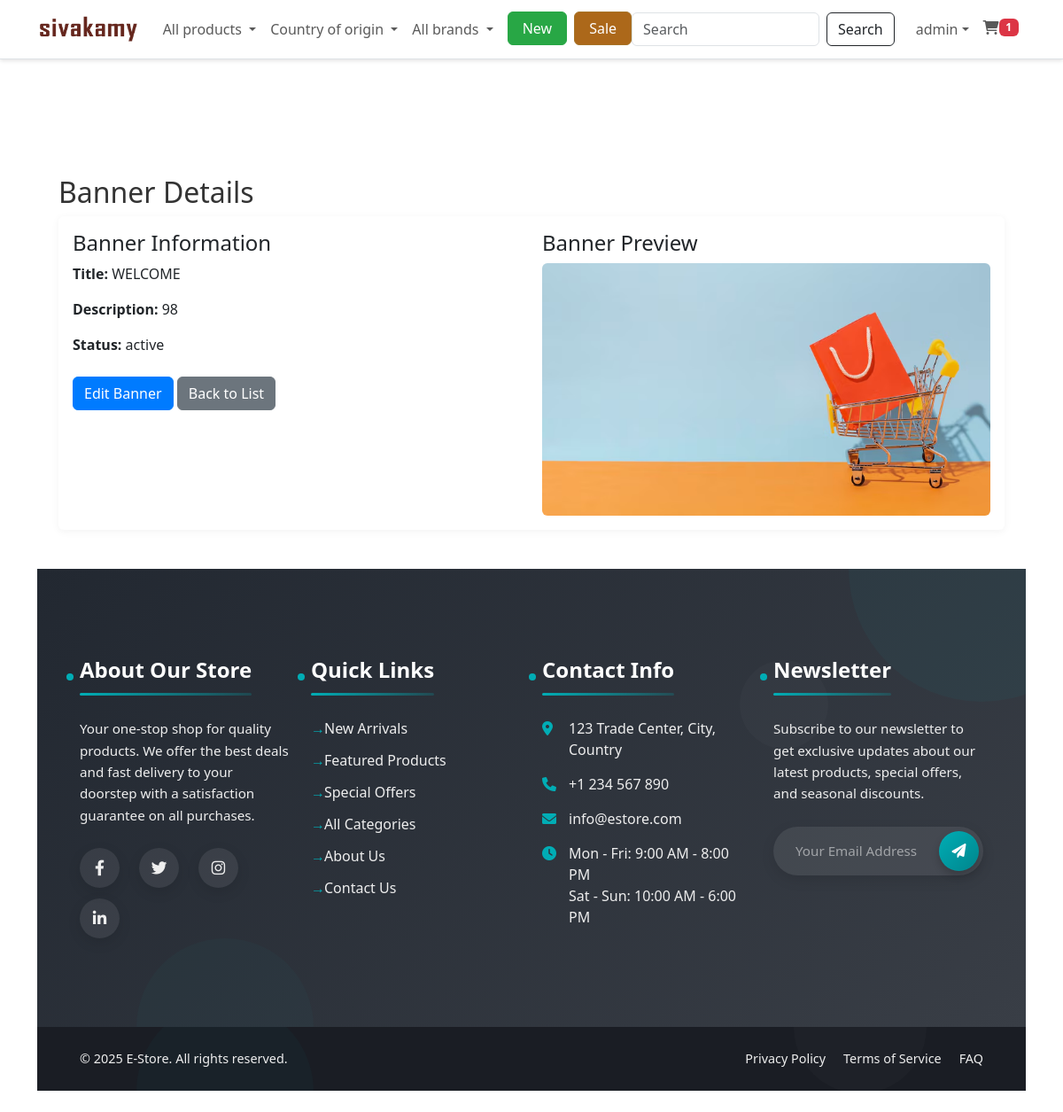
The page /?controller=banner&action=show&id=8 (signed in) on the database its author committed.
### tables this page shows
CREATE TABLE IF NOT EXISTS `settings` (
  `id` int NOT NULL AUTO_INCREMENT,
  `key` varchar(100) NOT NULL,
  `value` text,
  `group` varchar(50) DEFAULT 'general',
  `created_at` timestamp NULL DEFAULT CURRENT_TIMESTAMP,
  `updated_at` timestamp NULL DEFAULT CURRENT_TIMESTAMP ON UPDATE CURRENT_TIMESTAMP,
  PRIMARY KEY (`id`),
  UNIQUE KEY `key` (`key`)
);

CREATE TABLE IF NOT EXISTS `banners` (
  `id` int NOT NULL AUTO_INCREMENT,
  `title` varchar(255) NOT NULL,
  `description` text,
  `image_url` varchar(255) NOT NULL,
  `status` enum('active','inactive') DEFAULT 'active',
  `created_at` timestamp NULL DEFAULT CURRENT_TIMESTAMP,
  `updated_at` timestamp NULL DEFAULT CURRENT_TIMESTAMP ON UPDATE CURRENT_TIMESTAMP,
  PRIMARY KEY (`id`)
);

### config/database.php (called while the page is built, shortened)
<?php
class Database {
    private $host = DB_HOST;
    private $user = DB_USER;
    private $pass = DB_PASS;
    private $dbname = DB_NAME;
    private $conn;
    private $stmt;
    public function __construct() {
        $dsn = 'mysql:host=' . $this->host . ';dbname=' . $this->dbname;
        $options = array(
            PDO::ATTR_PERSISTENT => true,
            PDO::ATTR_ERRMODE => PDO::ERRMODE_EXCEPTION,
            PDO::ATTR_DEFAULT_FETCH_MODE => PDO::FETCH_ASSOC,
            PDO::ATTR_EMULATE_PREPARES => false
        );
        try {
            $this->conn = new PDO($dsn, $this->user, $this->pass, $options);
        } catch(PDOException $e) {
            $this->error = $e->getMessage();
        }
    }
    public function query($query) {
        $this->stmt = null;
        try {
            $this->stmt = $this->conn->prepare($query);
            return true;
        } catch(PDOException $e) {
            $this->error = $e->getMessage();
            error_log('PDO Query Error: ' . $this->error . ' - Query: ' . $query);
            throw $e;
        }
    }
    public function bind($param, $value, $type = null) {
        if(is_null($type)) {
            switch(true) {
                case is_int($value):
                    $type = PDO::PARAM_INT;
                    break;
                default:
                    $type = PDO::PARAM_STR;
            }
        }
        try {
            $result = $this->stmt->bindValue($param, $value, $type);
            return true;
        } catch(PDOException $e) {
            $this->error = $e->getMessage();
            error_log('PDO Bind Error: ' . $this->error . ' - Param: ' . $param);
            return false;
        }
    }
    public function execute() {
        try {
            return $this->stmt->execute();
        } catch(PDOException $e) {
            $this->error = $e->getMessage();
            error_log('Execute Error: ' . $this->error);
            return false;
        }
    }
    public function single() {
        try {
            if(!$this->execute()) {
                return false;
            }
            return $this->stmt->fetch();
        } catch(PDOException $e) {
            $this->error = $e->getMessage();
            error_log('Single Error: ' . $this->error);
            return false;
        }
    }
}

### app/models/Model.php (called while the page is built, shortened)
<?php
require_once ROOT_PATH . 'config/database.php';
class Model {
    public function __construct() {
        try {
            $this->db = new Database();
        } catch (Exception $e) {
            error_log('Database connection error in Model: ' . $e->getMessage());
            throw new Exception('Failed to connect to database. Please check your configuration.');
        }
    }
}

### app/models/Setting.php (called while the page is built, shortened)
<?php
class Setting extends Model {
    protected $table = 'settings';
    public function getSetting($key, $default = null) {
        $sql = "SELECT value FROM {$this->table} WHERE `key` = :key";
        if(!$this->db->query($sql)) {
            $this->lastError = $this->db->getError();
            return $default;
        }
        $this->db->bind(':key', $key);
        $result = $this->db->single();
        return $result ? $result['value'] : $default;
    }
}

### app/helpers.php (called while the page is built, shortened)
<?php
function isLoggedIn() {
    if(isset($_SESSION['user_id'])) {
        return true;
    }
}

### app/models/Cart.php (called while the page is built, shortened)
<?php
class Cart extends Model {
    protected $table = 'cart';
    public function getCartCount($userId) {
        $this->db->query("SELECT COUNT(*) as count FROM {$this->table} WHERE user_id = :user_id");
        $this->db->bind(':user_id', $userId);
        $result = $this->db->single();
        return $result['count'];
    }
}

### app/models/Banner.php (called while the page is built, shortened)
<?php
class Banner {
    private $db;
    public function __construct($db) {
        $this->db = $db;
    }
    public function getById($id) {
        $sql = "SELECT * FROM banners WHERE id = :id";
        $conn = $this->db->getConnection();
        $stmt = $conn->prepare($sql);
        $stmt->execute([':id' => $id]);
        return $stmt->fetch();
    }
}

### app/views/banner/show.php (the view)
<?php
require_once __DIR__ . '/../customer/layouts/header.php';
?>
<div class="container mt-4">
    <div class="row">
        <div class="col-md-12">
            <h2>Banner Details</h2>
            <div class="card">
                <div class="card-body">
                    <div class="row">
                        <div class="col-md-6">
                            <h4>Banner Information</h4>
                            <div class="mb-3">
                                <strong>Title:</strong> <?php echo htmlspecialchars($banner['title']); ?>
                            </div>
                            <div class="mb-3">
                                <strong>Description:</strong> <?php echo nl2br(htmlspecialchars($banner['description'])); ?>
                            </div>
                            <div class="mb-3">
                                <strong>Status:</strong> <?php echo htmlspecialchars($banner['status']); ?>
                            </div>
                            <div class="mt-4">
                                <a href="?controller=banner&action=edit&id=<?php echo $banner['id']; ?>" class="btn btn-primary">Edit Banner</a>
                                <a href="?controller=banner" class="btn btn-secondary">Back to List</a>
                            </div>
                        </div>
                        <div class="col-md-6">
                            <h4>Banner Preview</h4>
                            <div class="text-center">
                                <img src="<?php echo BASE_URL . htmlspecialchars($banner['image_url']); ?>"
                                     alt="Banner Preview"
                                     class="img-fluid rounded"
                                     style="max-height: 500px; object-fit: contain;">
                            </div>
                        </div>
                    </div>
                </div>
            </div>
        </div>
    </div>
</div>
<?php
require_once __DIR__ . '/../customer/layouts/footer.php';
?>

### app/views/customer/layouts/header.php (shortened to what this page needs)
<!DOCTYPE html>
<html lang="en">
<head>
    <link href="https://cdn.jsdelivr.net/npm/bootstrap@5.3.0-alpha1/dist/css/bootstrap.min.css" rel="stylesheet">
    <link rel="stylesheet" href="https://cdnjs.cloudflare.com/ajax/libs/font-awesome/6.0.0/css/all.min.css">
    <link rel="stylesheet" href="https://cdnjs.cloudflare.com/ajax/libs/animate.css/4.1.1/animate.min.css">
    <link rel="stylesheet" href="<?php echo BASE_URL; ?>assets/css/style.css">
</head>
<body style="background-color: #fff;" class="mobile-nav-fixed d-flex flex-column min-vh-100">
    <?php
    $settingModel = new Setting();
    $siteLogo = $settingModel->getSetting('site_logo');
    $siteName = $settingModel->getSetting('site_name') ?: 'Sivakamy';
    ?>
    <nav class="navbar navbar-expand-lg navbar-light bg-white border-bottom d-none d-md-block">
        <div class="container">
            <a class="navbar-brand fw-bold" href="<?php echo BASE_URL; ?>">
                <?php if(!empty($siteLogo) && file_exists(UPLOAD_PATH . $siteLogo)): ?>
                    <img src="<?php echo BASE_URL . 'public/uploads/' . htmlspecialchars($siteLogo); ?>" alt="<?php echo htmlspecialchars($siteName); ?>" style="max-height: 40px;">
                <?php else: ?>
                    <?php echo htmlspecialchars($siteName); ?>
                <?php endif; ?>
            </a>
            <div class="collapse navbar-collapse" id="navbarSupportedContent">
                <ul class="navbar-nav me-auto mb-2 mb-lg-0">
                    <li class="nav-item dropdown">
                        <a class="nav-link dropdown-toggle" href="#" id="categoryDropdown" role="button" data-bs-toggle="dropdown" aria-expanded="false">
                            All products
                        </a>
                    </li>
                    <li class="nav-item dropdown">
                        <a class="nav-link dropdown-toggle" href="#" id="countryDropdown" role="button" data-bs-toggle="dropdown" aria-expanded="false">
                            Country of origin
                        </a>
                    </li>
                    <li class="nav-item dropdown">
                        <a class="nav-link dropdown-toggle" href="#" id="brandDropdown" role="button" data-bs-toggle="dropdown" aria-expanded="false">
                            All brands
                        </a>
                    </li>
                    <li class="nav-item ms-2">
                        <a href="#" class="btn btn-success px-3 fw-medium" style="background-color: #28a745; border-color: #28a745;">New </a>
                    </li>
                    <li class="nav-item ms-2">
                        <a href="#" class="btn btn-success px-3 fw-medium" style="background-color:rgb(172, 104, 26); border-color:rgb(167, 116, 40);">Sale</a>
                    </li>
                </ul>
                <div class="d-lg-flex flex-column flex-lg-row align-items-start align-items-lg-center mt-3 mt-lg-0">
                    <form class="d-none d-md-flex w-100 mb-3 mb-lg-0 me-lg-2" action="<?php echo BASE_URL; ?>?controller=product&action=search" method="GET">
                        <input class="form-control me-2" type="search" name="keyword" placeholder="Search" aria-label="Search">
                        <button class="btn btn-outline-dark" type="submit">Search</button>
                    </form>
                    <ul class="navbar-nav ms-lg-2">
                        <?php if(isLoggedIn()) : ?>
                            <li class="nav-item dropdown">
                                <a class="nav-link dropdown-toggle d-flex align-items-center" href="#" id="navbarDropdown" role="button" data-bs-toggle="dropdown" aria-expanded="false">
                                    <span><?php echo $_SESSION['user_name']; ?></span>
                                </a>
                            </li>
                        <?php endif; ?>
                        <li class="nav-item">
                            <a class="nav-link d-flex align-items-center" href="<?php echo BASE_URL; ?>?controller=cart">
                                <i class="fas fa-shopping-cart"></i>
                                <?php if(isLoggedIn()) : ?>
                                    <span class="badge bg-danger cart-count">
                                        <?php
                                            $cartModel = new Cart();
                                            echo $cartModel->getCartCount($_SESSION['user_id']);
                                        ?>
                                    </span>
                                <?php endif; ?>
                            </a>
                        </li>
                    </ul>
                </div>
            </div>
        </div>
    </nav>
    <main class="container py-4">
    <main class="container py-4">

### assets/css/style.css (style rules this page uses)
body { font-family: 'Segoe UI', Tahoma, Geneva, Verdana, sans-serif; color: #333; background-color: #f8f9fa; }
a { text-decoration: none; }
.navbar { box-shadow: 0 2px 4px rgba(0, 0, 0, 0.1); }
.navbar-brand { font-weight: bold; }
.card { transition: all 0.3s ease; border: none; box-shadow: 0 2px 10px rgba(0, 0, 0, 0.05); margin-bottom: 20px; }
.btn-primary { background-color: #007bff; border-color: #007bff; }

### app/views/customer/layouts/header.php (style rules this page uses)
body { padding-top: 70px !important; overflow-x: hidden; }
.navbar { position: fixed !important; top: 0; left: 0; right: 0; z-index: 1030; width: 100%; box-shadow: 0 2px 4px rgba(0,0,0,0.1); transition: all 0.3s ease; }
html { scroll-behavior: smooth; }
main { margin-top: 20px; }

### app/views/customer/layouts/footer.php (style rules this page uses)
html, body { height: 100%; margin: 0; }
body { display: flex; flex-direction: column; min-height: 100vh; }
main { flex: 1 0 auto; }

### rows shown on the page
settings: value (picture)
banners: title "WELCOME", description "98", status "active", image_url (picture)

### other values the page prints
$_SESSION['user_name'] "admin"
$cartModel->getCartCount($_SESSION['user_id']) "1"
